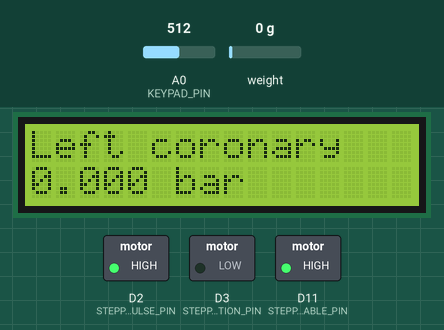
Simulated run of this program. Board: Arduino Uno R4 Minima. Parts: 16×2 character LCD, switched loads named in the program (green lamp = pin HIGH). The test bench sets the inputs (shaded band); at power-on: A0 (KEYPAD_PIN) = 512, weight on the scale 0 g.

Above: at 6.97 s.
7.0 s: A0 (KEYPAD_PIN) set to 412
18.5 s: A0 (KEYPAD_PIN) set to 382
At 29.2 s:
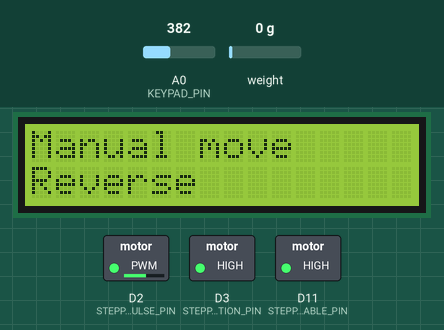
30.3 s: A0 (KEYPAD_PIN) set to 208
31.8 s: A0 (KEYPAD_PIN) set to 187
At 33.1 s:
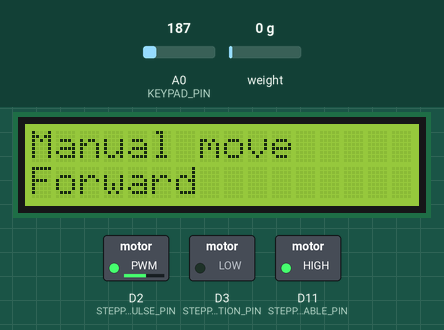
33.4 s: A0 (KEYPAD_PIN) set to 716
At 34.5 s:
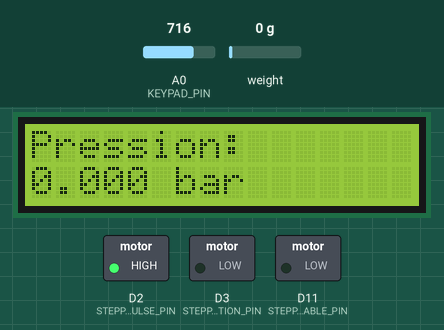
35.0 s: A0 (KEYPAD_PIN) set to 667
36.5 s: A0 (KEYPAD_PIN) set to 634
At 36.69 s:
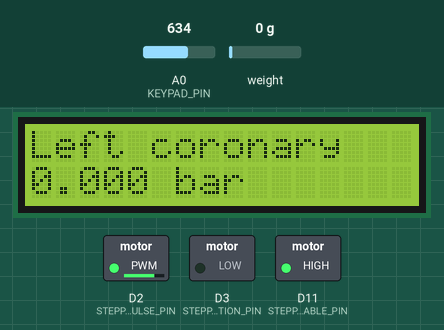
Timing chart, 0 to 39.4 s (numbered marks = the images above; inputs shaded):
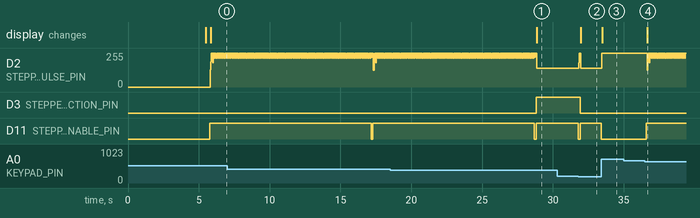

The program:

main.cpp
```cpp
// (licence header left out)
#include <Arduino.h>

#include "Config/InjectionConfig.h"
#include "Config/MotorConfig.h"
#include "Config/PinConfig.h"
#include "Control/InjectionControl.h"
#include "PAL/Keypad.h"
#include "PAL/LCD.h"
#include "PAL/PressureSensor.h"
#include "PAL/StepperMotor.h"

namespace {
// Configuration constants
const uint32_t C_SerialBaudRate = 9600u;          //!< Serial baud rate
const uint32_t C_LoopDelay_ms = 10u;              //!< Loop delay in milliseconds
const uint32_t C_ManualMovePulseWidth_us = 500u;  //!< Manual move pulse width in microseconds

// Peripheral instances
Keypad Keypad_(KEYPAD_PIN);  //!< Keypad

LCD LCD_(LCD_RS_PIN,
         LCD_ENABLE_PIN,
         LCD_DATA4_PIN,
         LCD_DATA5_PIN,
         LCD_DATA6_PIN,
         LCD_DATA7_PIN);  //!< LCD

PressureSensor PressureSensor_(HX711_DATA_PIN, HX711_CLOCK_PIN);  //!< Pressure Sensor

StepperMotor StepperMotor_(STEPPER_MOTOR_ENABLE_PIN,
                           STEPPER_MOTOR_DIRECTION_PIN,
                           STEPPER_MOTOR_PULSE_PIN);  //!< Stepper Motor

// Control instances
InjectionControl LeftCoronaryInjectionControl_(
    StepperMotor_,
    PressureSensor_,
    C_LeftCoronaryInjectionConfig,
    C_MotorMechanicsConfig,
    C_MotorMotionConfig);  //!< Left coronary injection control

InjectionControl RightCoronaryInjectionControl_(
    StepperMotor_,
    PressureSensor_,
    C_RightCoronaryInjectionConfig,
    C_MotorMechanicsConfig,
    C_MotorMotionConfig);  //!< Right coronary injection control

// Helper functions
void ExecuteInjection(InjectionControl& injectionControl, const char* line) {
    LCD_.Display(line, String(PressureSensor_.GetPressure_bar(), 3) + " bar");
    injectionControl.Execute();
}

void MoveMotorManually(const StepperMotor::Direction direction,
                       const Keypad::Button button,
                       const char* line) {
    LCD_.Display("Manual move", line);

    StepperMotor_.Enable();
    StepperMotor_.SetDirection(direction);

    while (Keypad_.GetPressedButton() == button) {
        StepperMotor_.Step(C_ManualMovePulseWidth_us);
        Keypad_.Update();
    }

    StepperMotor_.Disable();
}
}  // namespace

//_______________________________________________________________________________________________

void setup() {
    Serial.begin(C_SerialBaudRate);

    PressureSensor_.Init();

    LCD_.Init();
    LCD_.Display("LCD Keypad", "Ready");

    StepperMotor_.Init();
    StepperMotor_.Disable();
}

//_______________________________________________________________________________________________

void loop() {
    Keypad_.Update();

    switch (Keypad_.GetPressedButton()) {
        case Keypad::Button::Left:
            ExecuteInjection(LeftCoronaryInjectionControl_, "Left coronary");
            break;

        case Keypad::Button::Right:
            ExecuteInjection(RightCoronaryInjectionControl_, "Right coronary");
            break;

        case Keypad::Button::Up:
            MoveMotorManually(StepperMotor::Direction::Forward, Keypad::Button::Up, "Forward");
            break;

        case Keypad::Button::Down:
            MoveMotorManually(StepperMotor::Direction::Reverse, Keypad::Button::Down, "Reverse");
            break;

        default:
            break;
    }

    if (PressureSensor_.TryUpdatePressure(C_LeftCoronaryInjectionConfig.SyringeDiameter_mm)) {
        LCD_.Display("Pression:", String(PressureSensor_.GetPressure_bar(), 3) + " bar");
    }

    delay(C_LoopDelay_ms);
}
```

InjectionControl.h
```cpp
// (licence header left out)
#ifndef INJECTIONCONTROL_H
#define INJECTIONCONTROL_H

#include <stdint.h>

#include "Config/InjectionConfig.h"
#include "Config/MotorConfig.h"
#include "PAL/PressureSensor.h"
#include "PAL/StepperMotor.h"

//! \brief Controls saline injection using a stepper motor and pressure feedback
class InjectionControl {
   public:
    //! \brief Injection state identifiers
    enum class State : uint8_t {
        None,                   //!< No state defined
        TargetPressureReached,  //!< Target pressure has been reached
        SafetyPressureReached,  //!< Safety pressure limit has been reached
        MaximumStepsReached     //!< Maximum allowed number of steps has been reached
    };

    //! \brief Constructor
    InjectionControl(
        StepperMotor& stepperMotor,                        //!< Stepper motor instance
        PressureSensor& pressureSensor,                    //!< Pressure sensor instance
        const InjectionConfig& injectionConfig,            //!< Injection configuration
        const MotorMechanicsConfig& motorMechanicsConfig,  //!< Motor mechanics configuration
        const MotorMotionConfig& motorMotionConfig         //!< Motor motion profile configuration
    );

    //! \brief Executes one complete injection sequence
    //! \return State at the end of the injection
    State Execute();

    //! \brief Gets the last measured pressure
    //! \return Last measured pressure in bar
    float GetLastPressure_bar() const;

    //! \brief Gets the last injection state
    //! \return Last injection state
    State GetState() const;

   private:
    //! \brief Resets the injection runtime state before a new execution
    void ResetState();

    //! \brief Updates the motor acceleration
    //! \param targetPulseWidth_us Target pulse width in microseconds
    void UpdateMotorAcceleration(const uint32_t targetPulseWidth_us);

    //! \brief Indicates whether pressure should be checked at the current step
    //! \return True if the configured pressure check period has been reached
    bool PressureShouldBeChecked() const;

    //! \brief Computes the target pulse width from syringe, flow and motor parameters
    //! \return Target pulse width in microseconds
    uint32_t ComputePulseWidth_us() const;

    //! \brief Computes the maximum number of steps from syringe stroke and motor mechanics
    //! \return Maximum number of motor steps for the configured syringe stroke
    uint32_t ComputeMaximumSteps() const;

   private:
    StepperMotor& StepperMotor_;                        //!< Stepper motor instance
    PressureSensor& PressureSensor_;                    //!< Pressure sensor instance
    const InjectionConfig& InjectionConfig_;            //!< Injection configuration
    const MotorMechanicsConfig& MotorMechanicsConfig_;  //!< Motor mechanics configuration
    const MotorMotionConfig& MotorMotionConfig_;        //!< Motor motion profile configuration

    uint32_t StepCount_;             //!< Number of steps performed during the current injection
    float LastPressure_bar_;         //!< Last measured pressure in bar
    uint32_t CurrentPulseWidth_us_;  //!< Current pulse width in microseconds
    bool Running_;                   //!< Injection running state
    State State_;                    //!< Last injection state
    const uint32_t TargetPulseWidth_us_;  //!< Computed target pulse width in microseconds
    const uint32_t MaximumSteps_;         //!< Computed maximum number of motor steps
};

#endif  // INJECTIONCONTROL_H
```

PressureSensor.h
```cpp
// (licence header left out)
#ifndef PRESSURESENSOR_H
#define PRESSURESENSOR_H

#include <HX711.h>
#include <stdint.h>

//! \brief Pressure Sensor class
class PressureSensor {
   public:
    //! \brief Constructor
    PressureSensor(const uint8_t dataPin,  //!< The data pin connected to the HX711
                   const uint8_t clockPin  //!< The clock pin connected to the HX711
    );

    //! \brief Initializes the sensor
    void Init();

    //! \brief Performs sensor tare using the current unloaded force
    void Tare();

    //! \brief Updates the measured force and pressure if the sensor is ready
    //! \param syringeDiameter_mm Syringe inner diameter in millimeters
    //! \return True if the sensor is ready and the update was successful, false otherwise
    bool TryUpdatePressure(const float syringeDiameter_mm);

    //! \brief Gets the computed force in [N]
    //! \return The computed force in [N]
    float GetForce_n() const;

    //! \brief Gets the computed pressure in [bars]
    //! \return The computed pressure in [bars]
    float GetPressure_bar() const;

   private:
    //! \brief Computes the area of the syringe in square meters
    //! \param syringeDiameter_mm Syringe inner diameter in millimeters
    //! \return The area of the syringe in square meters
    float ComputeArea(const float syringeDiameter_mm) const;

   private:
    const uint8_t DataPin_;   //!< The data pin connected to the HX711
    const uint8_t ClockPin_;  //!< The clock pin connected to the HX711

    HX711 Scale_;         //!< The HX711 load cell amplifier instance
    int32_t Offset_;      //!< The offset value for the sensor
    float Force_n_;       //!< The computed force in [N]
    float Pressure_bar_;  //!< The computed pressure in [bars]
};

#endif  // PRESSURESENSOR_H
```

StepperMotor.h
```cpp
// (licence header left out)
#ifndef STEPPERMOTOR_H
#define STEPPERMOTOR_H

#include <stdint.h>

//! \brief Stepper motor class for PUL/DIR/ENA interfaces
class StepperMotor {
   public:
    //! \brief Rotation direction identifiers
    enum class Direction : uint8_t { Forward, Reverse };

    //! \brief Constructor
    StepperMotor(const uint8_t enablePin,     //!< Arduino pin connected to ENA-, active high
                 const uint8_t directionPin,  //!< Arduino pin connected to DIR-, level signal
                 const uint8_t pulsePin       //!< Arduino pin connected to PUL-, active low
    );

    //! \brief Initializes the pins
    void Init();

    //! \brief Enables the motor
    void Enable();

    //! \brief Disables the motor
    void Disable();

    //! \brief Indicates whether the motor is enabled
    //! \return True if the motor is enabled, false otherwise
    bool IsEnabled() const;

    //! \brief Sets the motor rotation direction
    //! \param direction Direction command to apply
    void SetDirection(const Direction direction);

    //! \brief Gets the configured direction
    //! \return Current direction command
    Direction GetDirection() const;

    //! \brief Generates one step pulse
    //! \param pulseWidth_us Pulse active duration in microseconds
    void Step(const uint32_t pulseWidth_us = 10u);

    //! \brief Generates multiple step pulses
    //! \param stepCount Number of steps to generate
    //! \param pulseWidth_us Pulse active duration in microseconds
    void Steps(const uint32_t stepCount, const uint32_t pulseWidth_us);

   private:
    const uint8_t EnablePin_;     //!< Arduino pin connected to ENA-, active high
    const uint8_t DirectionPin_;  //!< Arduino pin connected to DIR-, level signal
    const uint8_t PulsePin_;      //!< Arduino pin connected to PUL-, active low

    bool Enabled_;         //!< Current enable state
    Direction Direction_;  //!< Current direction command
};

#endif  // STEPPERMOTOR_H
```

UnitConversions.h
```cpp
// (licence header left out)
#ifndef UNIT_CONVERSIONS_H
#define UNIT_CONVERSIONS_H

namespace UnitConversions {

constexpr float C_PascalsPerBar = 100000.0f;
constexpr float C_MetersPerMillimeter = 0.001f;
}  // namespace UnitConversions

#endif  // UNIT_CONVERSIONS_H
```

InjectionControl.cpp
```cpp
// (licence header left out)
#include "Control/InjectionControl.h"

#include <Arduino.h>

namespace {
// Configuration constants
const uint32_t C_PressureCheckPeriodSteps = 100u;  // 31 ms
}  // namespace

//_______________________________________________________________________________________________

InjectionControl::InjectionControl(StepperMotor& stepperMotor,
                                   PressureSensor& pressureSensor,
                                   const InjectionConfig& injectionConfig,
                                   const MotorMechanicsConfig& motorMechanicsConfig,
                                   const MotorMotionConfig& motorMotionConfig)
    : StepperMotor_(stepperMotor),
      PressureSensor_(pressureSensor),
      InjectionConfig_(injectionConfig),
      MotorMechanicsConfig_(motorMechanicsConfig),
      MotorMotionConfig_(motorMotionConfig),
      StepCount_(0u),
      LastPressure_bar_(0.0f),
      CurrentPulseWidth_us_(MotorMotionConfig_.StartPulseWidth_us),
      Running_(false),
      State_(State::None),
      TargetPulseWidth_us_(ComputePulseWidth_us()),
      MaximumSteps_(ComputeMaximumSteps()) {}

//_______________________________________________________________________________________________

InjectionControl::State InjectionControl::Execute() {
    // Reset state
    ResetState();

    // Set motor direction and enable motor
    StepperMotor_.SetDirection(StepperMotor::Direction::Forward);
    StepperMotor_.Enable();

    // Main control loop
    while (Running_) {
        // Check if maximum steps is reached
        if (StepCount_ >= MaximumSteps_) {
            State_ = State::MaximumStepsReached;
            break;
        }

        // Generate step pulse
        StepperMotor_.Step(CurrentPulseWidth_us_);
        ++StepCount_;

        // Update acceleration ramp
        UpdateMotorAcceleration(TargetPulseWidth_us_);

        // Check pressure at defined intervals
        if (PressureShouldBeChecked() &&
            PressureSensor_.TryUpdatePressure(InjectionConfig_.SyringeDiameter_mm)) {
            LastPressure_bar_ = PressureSensor_.GetPressure_bar();

            // Check if safety pressure is reached
            if (LastPressure_bar_ >= InjectionConfig_.SafetyPressure_bar) {
                State_ = State::SafetyPressureReached;
                break;
            }

            // Check if target pressure is reached
            if (LastPressure_bar_ >= InjectionConfig_.TargetPressure_bar) {
                State_ = State::TargetPressureReached;
            }
        }
    }

    // Disable motor and exit
    StepperMotor_.Disable();
    Running_ = false;

    return State_;
}

//_______________________________________________________________________________________________

void InjectionControl::ResetState() {
    StepCount_ = 0u;
    LastPressure_bar_ = 0.0f;
    CurrentPulseWidth_us_ = MotorMotionConfig_.StartPulseWidth_us;
    Running_ = true;
    State_ = State::None;
}

//_______________________________________________________________________________________________

float InjectionControl::GetLastPressure_bar() const {
    return LastPressure_bar_;
}

//_______________________________________________________________________________________________

InjectionControl::State InjectionControl::GetState() const {
    return State_;
}

//_______________________________________________________________________________________________

void InjectionControl::UpdateMotorAcceleration(const uint32_t targetPulseWidth_us) {
    // Disable acceleration ramp if no update period is configured.
    if (MotorMotionConfig_.AccelerationPeriodSteps == 0u) {
        return;
    }

    // Update the ramp only every AccelerationPeriodSteps commanded steps.
    if ((StepCount_ % MotorMotionConfig_.AccelerationPeriodSteps) != 0u) {
        return;
    }

    // Decrease the pulse width progressively to increase the motor speed, smaller pulse width means
    // a higher step frequency.
    if (CurrentPulseWidth_us_ > (targetPulseWidth_us + MotorMotionConfig_.AccelerationStep_us)) {
        CurrentPulseWidth_us_ -= MotorMotionConfig_.AccelerationStep_us;
    }
    // Clamp the pulse width to the target value to avoid going faster than requested.
    else {
        CurrentPulseWidth_us_ = targetPulseWidth_us;
    }
}

//_______________________________________________________________________________________________

bool InjectionControl::PressureShouldBeChecked() const {
    return (C_PressureCheckPeriodSteps != 0u) && ((StepCount_ % C_PressureCheckPeriodSteps) == 0u);
}

//_______________________________________________________________________________________________

uint32_t InjectionControl::ComputePulseWidth_us() const {
    // Injected volume for 1 mm of piston travel.
    const float ml_per_mm = InjectionConfig_.SyringeVolume_ml / InjectionConfig_.SyringeStroke_mm;

    // Required piston speed to reach the target flow rate.
    const float targetSpeed_mm_s = InjectionConfig_.TargetFlow_ml_s / ml_per_mm;

    // Number of commanded steps required for one motor revolution.
    const float steps_per_rev = static_cast<float>(MotorMechanicsConfig_.MotorFullSteps_per_rev *
                                                   MotorMechanicsConfig_.Microsteps);

    // Number of commanded steps required for 1 mm of linear travel.
    const float steps_per_mm = steps_per_rev / MotorMechanicsConfig_.ScrewLead_mm_per_rev;

    // Required commanded step frequency to reach the target piston speed.
    const float steps_per_s = targetSpeed_mm_s * steps_per_mm;

    // Step() generates one commanded step using two delays:
    // one active delay and one idle delay.
    // Therefore, pulseWidth_us is half of the full commanded-step period.
    const float pulseWidth_us = 1000000.0f / (2.0f * steps_per_s);

    return static_cast<uint32_t>(pulseWidth_us);
}

//_______________________________________________________________________________________________

uint32_t InjectionControl::ComputeMaximumSteps() const {
    // Number of steps required for one motor revolution.
    const float steps_per_rev = static_cast<float>(MotorMechanicsConfig_.MotorFullSteps_per_rev *
                                                   MotorMechanicsConfig_.Microsteps);

    // Number of steps required for 1 mm of linear travel.
    const float steps_per_mm = steps_per_rev / MotorMechanicsConfig_.ScrewLead_mm_per_rev;

    // Maximum number of steps required to travel the full syringe stroke.
    const float maximumSteps = InjectionConfig_.SyringeStroke_mm * steps_per_mm;

    return static_cast<uint32_t>(maximumSteps);
}
```

PinConfig.h
```cpp
// (licence header left out)
#ifndef PINCONFIG_H
#define PINCONFIG_H

// Pin definitions for HX711 load cell amplifier
#define HX711_DATA_PIN 12
#define HX711_CLOCK_PIN 13

// Pin definitions for LCD
#define LCD_RS_PIN 8
#define LCD_ENABLE_PIN 9
#define LCD_DATA4_PIN 4
#define LCD_DATA5_PIN 5
#define LCD_DATA6_PIN 6
#define LCD_DATA7_PIN 7

// Pin definitions for keypad
#define KEYPAD_PIN A0

// Pin definitions for stepper motor driver
#define STEPPER_MOTOR_PULSE_PIN 2
#define STEPPER_MOTOR_DIRECTION_PIN 3
#define STEPPER_MOTOR_ENABLE_PIN 11

#endif  // PINCONFIG_H
```

Source omitted: PressureSensor.cpp (3671 bytes), StepperMotor.cpp (3142 bytes), InjectionConfig.h (2511 bytes), MotorConfig.h (2041 bytes), Keypad.h (1655 bytes), LCD.h (1816 bytes), Keypad.cpp (2588 bytes), LCD.cpp (2163 bytes)

Measured:
- the behaviour switches between 400 and 399 on A0 (KEYPAD_PIN) (found by bisection; images 0 and 1)
- the behaviour switches between 200 and 199 on A0 (KEYPAD_PIN) (found by bisection; images 1 and 2)
- the behaviour switches between 650 and 649 on A0 (KEYPAD_PIN) (found by bisection; images 3 and 4)
- after the input at 18.5 s, D3 (STEPPER_MOTOR_DIRECTION_PIN): LOW → HIGH after 10.3 s; the display: changes after 10.4 s (image 1)
- after the input at 30.3 s, every drawn part: stays the same
- after the input at 31.8 s, D2 (STEPPER_MOTOR_PULSE_PIN): 139/255 → 255/255 at once, → 139/255 0.15 s later; D3 (STEPPER_MOTOR_DIRECTION_PIN): HIGH → LOW after 0.12 s; D11 (STEPPER_MOTOR_ENABLE_PIN): HIGH → LOW at once, → HIGH 0.12 s later; the display: changes after 0.16 s (image 2)
- after the input at 33.4 s, D2 (STEPPER_MOTOR_PULSE_PIN): 139/255 → 255/255 at once; D11 (STEPPER_MOTOR_ENABLE_PIN): HIGH → LOW at once; the display: changes after 0.10 s (image 3)
- after the input at 35.0 s, every drawn part: stays the same
- after the input at 36.5 s, D11 (STEPPER_MOTOR_ENABLE_PIN): LOW → HIGH after 0.11 s; the display: changes after 0.17 s (image 4)
